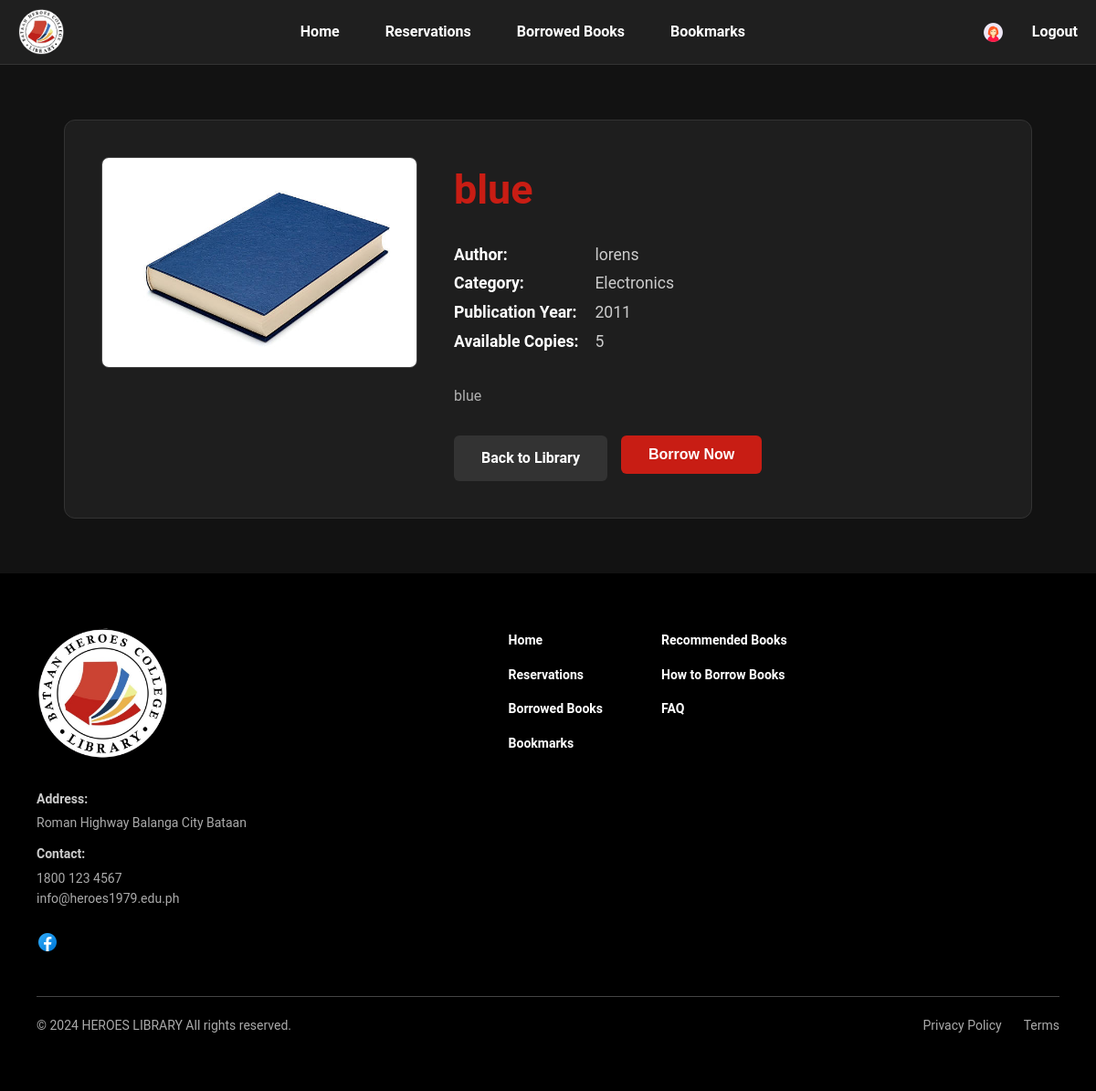
The app's page /frontend/book-details.php?id=2 (signed in), older data.
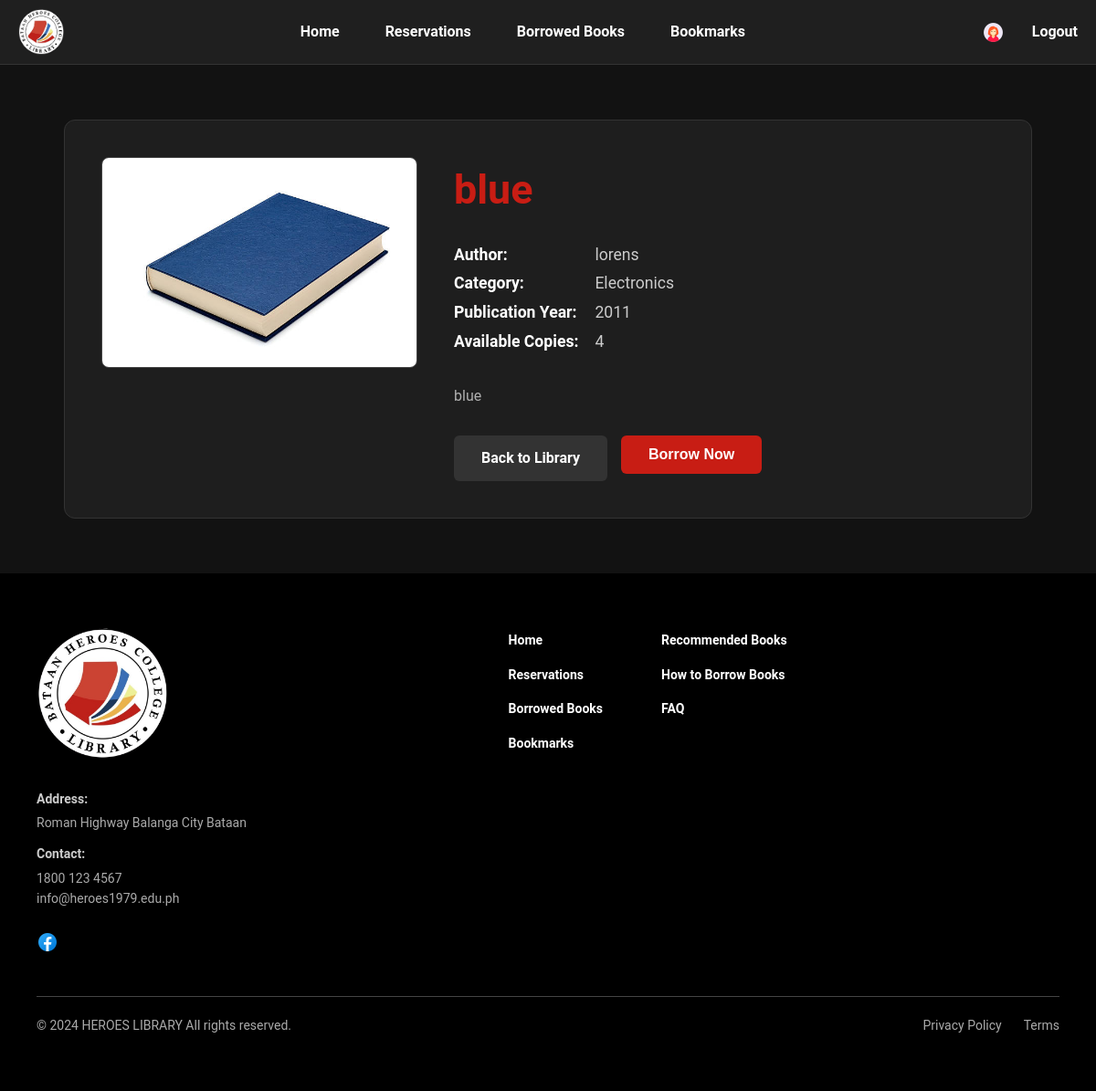
The same page, newer data.
### tables this page shows
CREATE TABLE `books` (
  `book_id` int(11) NOT NULL,
  `book_name` varchar(255) NOT NULL,
  `book_description` text DEFAULT NULL,
  `category` varchar(255) NOT NULL,
  `favorite` tinyint(1) NOT NULL DEFAULT 0,
  `author` varchar(255) DEFAULT NULL,
  `publication_year` year(4) DEFAULT NULL,
  `total_copies` int(11) NOT NULL DEFAULT 1,
  `available_copies` int(11) NOT NULL DEFAULT 1,
  `book_image_path` varchar(255) DEFAULT NULL
);

### frontend/book-details.php (the view, shortened to what this page needs)
<?php
include '../backend/db_connect.php';
$book_id = $_GET['id'];
$current_user_id = $_SESSION['id_number'];
$sql = "SELECT * FROM books WHERE book_id = ?";
$stmt = $conn->prepare($sql);
$stmt->bind_param("i", $book_id);
$stmt->execute();
$book = $stmt->get_result()->fetch_assoc();
$sql_b = "SELECT book_id FROM borrow_requests WHERE id_number = ? AND book_id = ? AND borrow_status IN ('Pending', 'Approved', 'Borrowed')";
$stmt_b = $conn->prepare($sql_b);
$stmt_b->bind_param("si", $current_user_id, $book_id);
$stmt_b->execute();
$has_borrowed = $stmt_b->get_result()->num_rows > 0;
$sql_r = "SELECT book_id FROM reservation_requests WHERE id_number = ? AND book_id = ? AND reservation_status IN ('Pending', 'Available')";
$stmt_r = $conn->prepare($sql_r);
$stmt_r->bind_param("si", $current_user_id, $book_id);
$stmt_r->execute();
$has_reserved = $stmt_r->get_result()->num_rows > 0;
?>
<!DOCTYPE html>
<html lang="en">
<head>
    <link rel="stylesheet" href="home.css">
</head>
<body>
    <header class="header">
         <div class="logo-container"><img src="LIBRARY_LOGO.png" alt="Logo"></div>
        <nav>
            <ul>
                <li><a href="home.php">Home</a></li>
                <li><a href="reservation-section.php">Reservations</a></li>
                <li><a href="borrow-books.php">Borrowed Books</a></li>
                <li><a href="bookmark.php">Bookmarks</a></li>
            </ul>
        </nav>
        <div class="prof-notif-icon">
            <button id="profileBtn" class="profile-btn" title="View Profile"><img class="profile-icons" src="profile-icon.png" alt="Profile"></button>
            <a href="../backend/logout.php" style="margin-left: 15px; color: white; text-decoration: none; font-weight: bold;">Logout</a>
        </div>
    </header>
    <div class="details-page-container">
        <div class="details-card">
            <div class="details-image-section">
                <?php $img_path = !empty($book['book_image_path']) ? '../' . $book['book_image_path'] : 'placeholder.png'; ?>
                <img src="<?php echo htmlspecialchars($img_path); ?>" alt="Cover">
            </div>
            <div class="details-info-section">
                <h1><?php echo htmlspecialchars($book['book_name']); ?></h1>
                <p class="info-item"><strong>Author:</strong> <?php echo htmlspecialchars($book['author']); ?></p>
                <p class="info-item"><strong>Category:</strong> <?php echo htmlspecialchars($book['category']); ?></p>
                <p class="info-item"><strong>Publication Year:</strong> <?php echo htmlspecialchars($book['publication_year']); ?></p>
                <p class="info-item"><strong>Available Copies:</strong> <span id="qty-display"><?php echo htmlspecialchars($book['available_copies']); ?></span></p>
                <div class="description-section">
                    <p><?php echo nl2br(htmlspecialchars($book['book_description'])); ?></p>
                </div>
                <div class="action-area">
                    <a href="home.php" class="back-button">Back to Library</a>
                    <div id="dynamic-buttons">
                        <button id="btn-borrow" class="open-borrow-modal-btn" style="<?php echo (!$has_borrowed && !$has_reserved && $book['available_copies'] > 0) ? '' : 'display:none;'; ?>">
                            Borrow Now
                        </button>
                    </div>
                </div>
            </div>
        </div>
    </div>
    <footer>
        <div class="footer">
            <div class="footer-content">
                <div class="footer-column company-info">
                    <div class="company-logo"><img src="LIBRARY_LOGO.png" alt="Company Logo" /></div>
                    <div class="footer-details">
                        <div class="footer-item"><span class="footer-title">Address:</span><span class="footer-text">Roman Highway Balanga City Bataan</span></div>
                        <div class="footer-item"><span class="footer-title">Contact:</span><span class="footer-text">1800 123 4567</span><span class="footer-text">info@heroes1979.edu.ph</span></div>
                    </div>
                    <div class="social-links"><img src="FB_LOGO.png" alt="Facebook" /></div>
                </div>
                <div class="footer-column footer-links">
                    <ul>
                        <li><a href="home.php">Home</a></li>
                        <li><a href="reservation-section.php">Reservations</a></li>
                        <li><a href="borrow-books.php">Borrowed Books</a></li>
                        <li><a href="bookmark.php">Bookmarks</a></li>
                    </ul>
                    <ul>
                        <li><a href="#">Recommended Books</a></li>
                        <li><a href="#">How to Borrow Books</a></li>
                        <li><a href="#">FAQ</a></li>
                    </ul>
                </div>
            </div>
            <div class="footer-bottom">
                <div class="footer-row">
                    <span>© 2024 HEROES LIBRARY All rights reserved.</span>
                    <div class="footer-bottom-links"><a href="#">Privacy Policy</a><a href="#">Terms</a></div>
                </div>
            </div>
        </div>
    </footer>
</body>
</html>

### frontend/home.css (style rules this page uses)
* { box-sizing: border-box; margin: 0; padding: 0; }
body { font-family: "Roboto", sans-serif; line-height: 1.6; background: #121212; color: #ffffff; }
header { background-color: #1f1f1f; color: white; padding: 10px 20px; display: flex; align-items: center; justify-content: space-between; flex-wrap: wrap; border-bottom: 1px solid #333; }
.logo-container { display: flex; align-items: center; gap: 10px; }
.logo-container img { max-width: 50px; max-height: 50px; }
.notification-icons, .profile-icons { max-width: 25px; max-height: 25px; }
nav ul { display: flex; list-style: none; gap: 20px; flex-wrap: wrap; justify-content: center; }
nav ul li { margin: 0 15px; }
nav ul li a { color: white; text-decoration: none; font-weight: bold; transition: 0.3s; }
header > div { display: flex; align-items: center; gap: 15px; }
.open-borrow-modal-btn, .borrowed-btn { flex-grow: 1; }
footer { background: #000; padding: 60px 40px; color: #aaa; }
.footer-content { display: flex; max-width: 1200px; margin: 0 auto 40px auto; gap: 64px; flex-wrap: wrap; }
.footer-column { flex: 1; min-width: 220px; }
.footer-column.company-info { flex: 1.5; }
.company-logo img { width: 144px; margin-bottom: 24px; }
.footer-item { margin-bottom: 12px; }
.footer-title { font-size: 14px; font-weight: 600; color: #ccc; display: block; margin-bottom: 4px; }
.footer-text { font-size: 14px; display: block; }
.social-links { margin-top: 24px; }
.social-links img { width: 24px; height: 24px; }
.footer-column.footer-links { display: flex; gap: 64px; flex: 2; }
.footer-links ul { list-style: none; padding: 0; margin: 0; }
.footer-links ul li { margin-bottom: 12px; }
.footer-links ul li a { color: #fff; font-size: 14px; font-weight: 600; text-decoration: none; transition: color 0.3s ease; }
.footer-bottom { max-width: 1200px; margin: 0 auto; padding-top: 20px; border-top: 1px solid #444; }
.footer-row { display: flex; justify-content: space-between; align-items: center; flex-wrap: wrap; gap: 10px; }
.footer-row span { font-size: 14px; }
.footer-bottom-links { display: flex; gap: 24px; }
.footer-bottom-links a { font-size: 14px; color: #aaa; text-decoration: none; }
.profile-btn { background: none; border: none; cursor: pointer; padding: 0; display: flex; align-items: center; justify-content: center; }
.profile-btn .profile-icons { border-radius: 50%; transition: transform 0.2s ease-in-out, box-shadow 0.2s ease-in-out; }

### frontend/book-details.php (style rules this page uses)
body { background-color: #121212; color: #ffffff; }
.details-page-container { max-width: 1100px; margin: 40px auto; padding: 20px; min-height: calc(100vh - 400px); }
.details-card { display: flex; flex-wrap: wrap; gap: 40px; padding: 40px; background-color: #1e1e1e; border-radius: 12px; border: 1px solid #333; }
.details-image-section { flex: 1 1 300px; max-width: 350px; }
.details-image-section img { width: 100%; height: auto; border-radius: 8px; object-fit: cover; border: 1px solid #444; }
.details-info-section { flex: 2 1 500px; }
.details-info-section h1 { font-size: 2.8rem; font-weight: bold; color: #c81d14; margin: 0 0 20px 0; }
.details-info-section .info-item { font-size: 1.1rem; line-height: 1.8; color: #ccc; }
.details-info-section .info-item strong { color: #ffffff; min-width: 150px; display: inline-block; }
.description-section { margin-top: 30px; font-size: 1rem; line-height: 1.7; text-align: justify; color: #b0b0b0; }
.action-area { margin-top: 30px; display: flex; gap: 15px; flex-wrap: wrap; }
.back-button { padding: 12px 30px; background-color: #333; color: #fff; text-decoration: none; border-radius: 6px; font-weight: bold; transition: 0.3s; }
.open-borrow-modal-btn { background-color: #c81d14; color: white; border: none; padding: 12px 30px; border-radius: 6px; cursor: pointer; font-weight: bold; font-size: 1rem; transition: 0.3s; }

Row changes from the older to the newer data that the page shows:
changed books "blue": available_copies "5" → "4"
